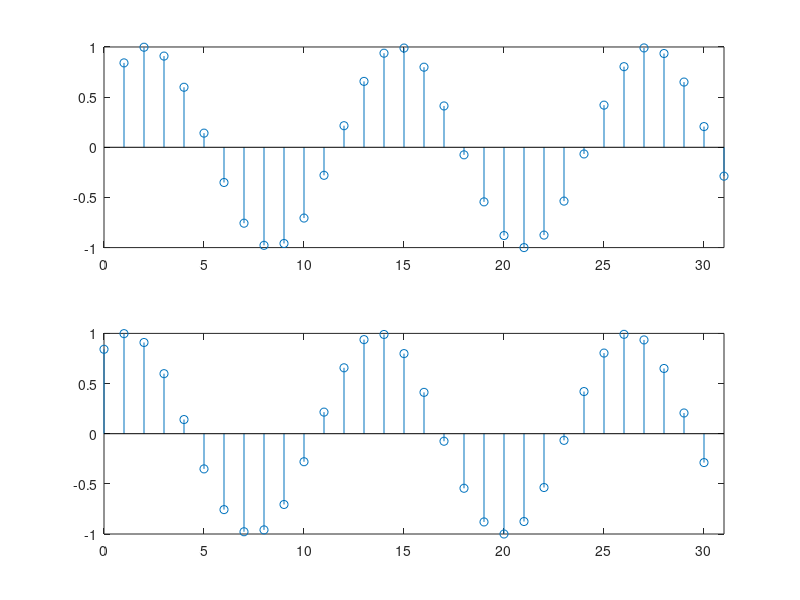

Recreate this plot in MATLAB.
% Apartado 1
% Ejemplo de stem
nn = 0:30;
sinus = sin(nn/2 +1);

figure(1);
hold on;
subplot(2,1,1);
stem(sinus);
axis([0 31 -1 1]);
subplot(2,1,2);
stem(nn,sinus);
axis([0 31 -1 1])

% La diferencia es que stem(sinus) toma el indice de la matriz sinus
% como el valor del eje x (ej: sinus[3] -> (3,sinus[3])) por lo que es
% como si pusiesemos stem(1:31,sinus) y entonces la señal sale desplazada
% una unidad a la derecha si la comparamos con stem(nn,sinus)